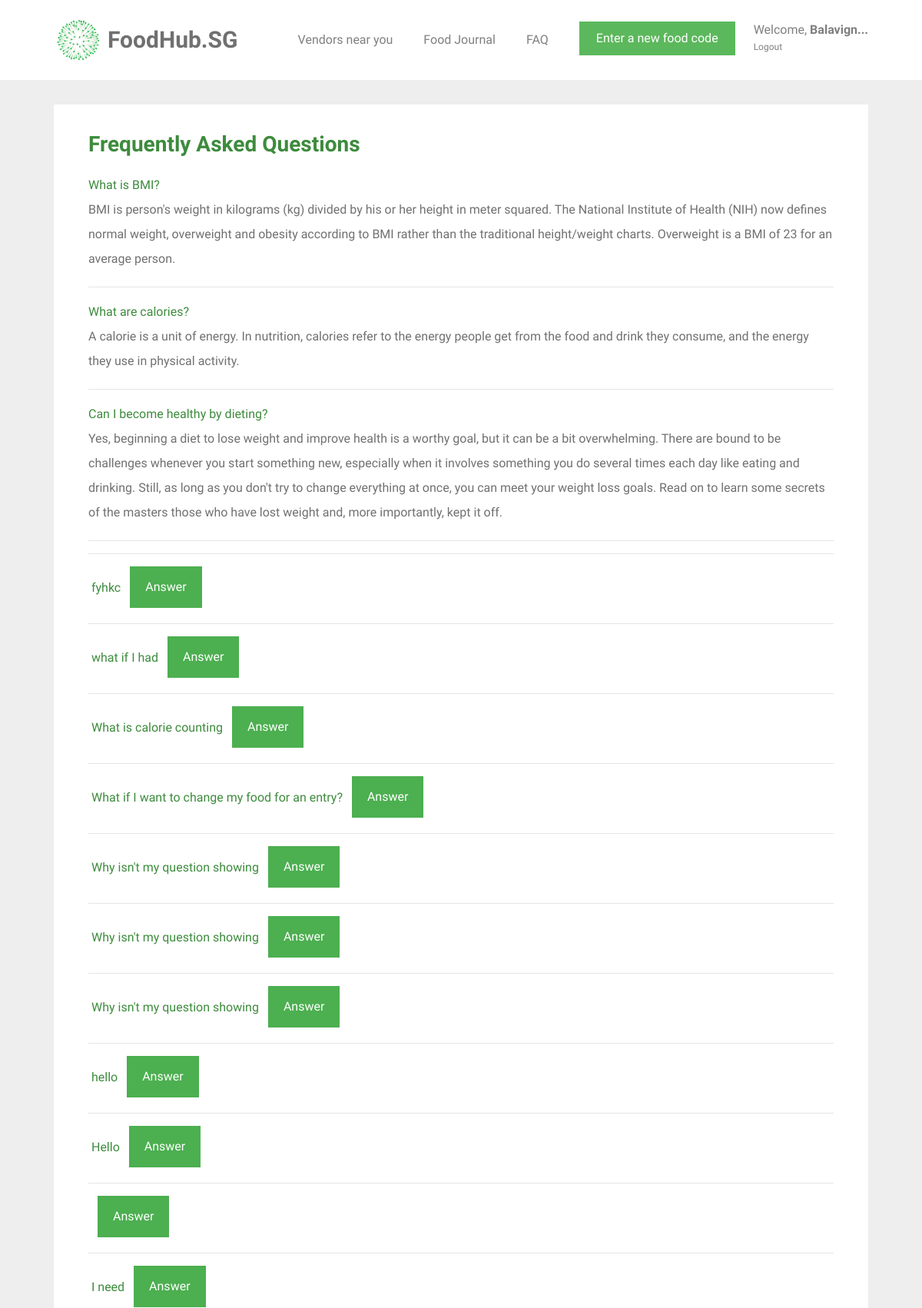
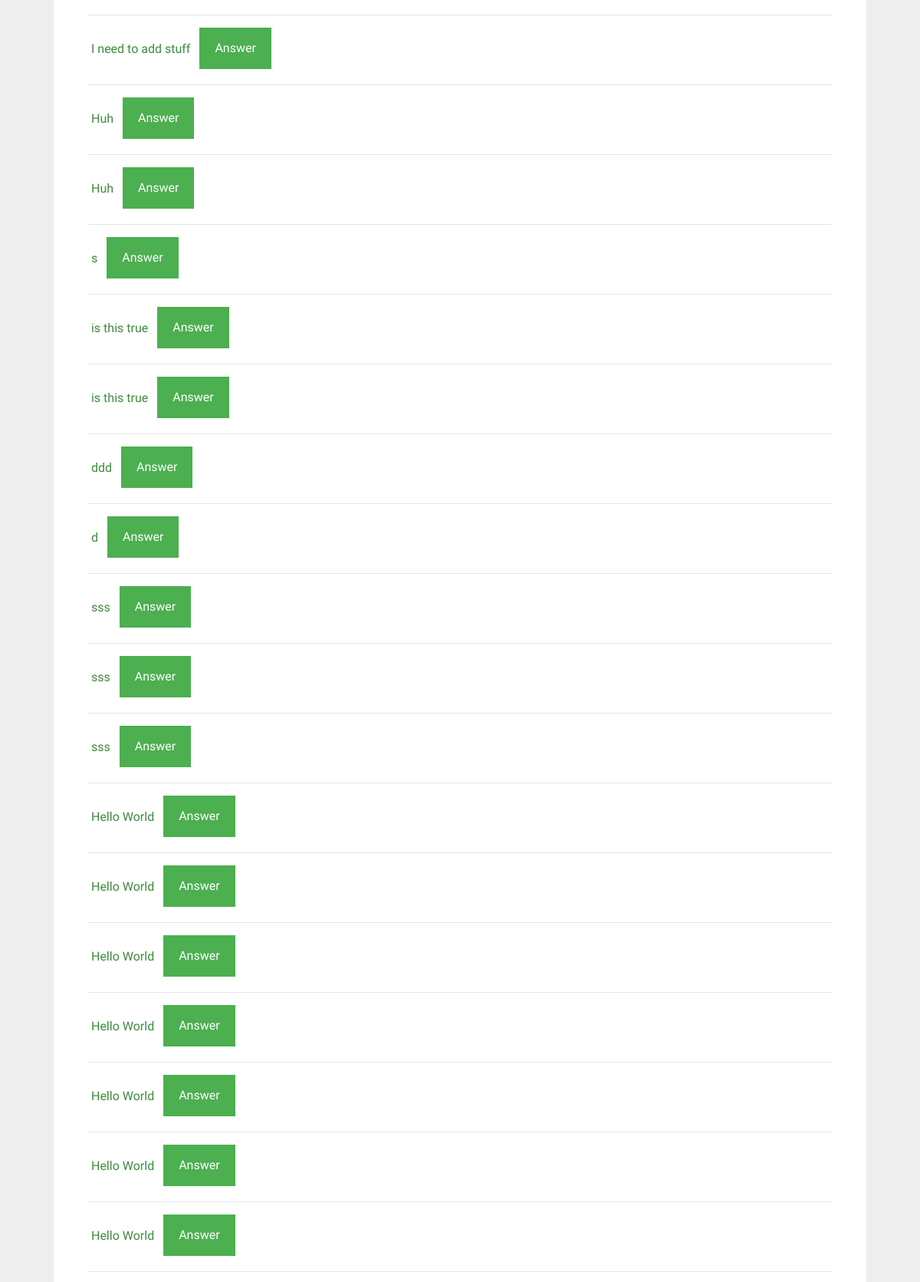
The app's page /faq (signed in, upper part) with its own data (2 pictures, top to bottom).
### tables this page shows
CREATE TABLE question_and_answer (
  id INTEGER PRIMARY KEY AUTOINCREMENT,
  question TEXT,
  answer TEXT
);

### foodhubsg/user.py (the view, shortened to what this page needs)
@bp.route('/faq', methods=('GET', 'POST'))
@login_required
def faq():
    db = get_db()
    queries = db.execute('SELECT id, question FROM question_and_answer').fetchall()
    return render_template('user/faq.html', queries=queries)

### foodhubsg/auth.py (called while the page is built)
def login_required(view):
    @functools.wraps(view)
    def wrapped_view(**kwargs):
        if g.user is None:
            return redirect(url_for('auth.login'))
        return view(**kwargs)
    return wrapped_view

@bp.before_app_request
def load_logged_in_user():
    user_id = session.get('user_id')
    if user_id is None:
        g.user = None
    else:
        g.user = get_db().execute(
            'SELECT * FROM user WHERE id = ?', (user_id,)
        ).fetchone()

### foodhubsg/db.py (called while the page is built)
def get_db():
    if 'db' not in g:
        g.db = sqlite3.connect(
            current_app.config['DATABASE'],
            detect_types=sqlite3.PARSE_DECLTYPES
        )
        g.db.row_factory = sqlite3.Row
    return g.db

### foodhubsg/templates/user/faq.html (shortened to what this page needs)
{% extends 'base.html' %}
{% block content %}
<div id="colorlib-container">
    <div class="container">
        <div class="box1">
        <div class="row row-pb-md">
            <div class="col-md-12">
                    <h3 class="font_color"><b>Frequently Asked Questions</b></h3>
                    <b class="font_color">What is BMI?</b>
                    <p>BMI is person's weight in kilograms (kg) divided by his or her height in meter squared. The National Institute of Health (NIH) now defines normal weight, overweight and obesity according to BMI rather than the traditional height/weight charts. Overweight is a BMI of 23 for an average person.</p>
                <hr>
                    <b class="font_color">What are calories?</b>
                    <p>A calorie is a unit of energy. In nutrition, calories refer to the energy people get from the food and drink they consume, and the energy they use in physical activity.</p>
                <hr>
                    <b class="font_color">Can I become healthy by dieting?</b>
                    <p>Yes, beginning a diet to lose weight and improve health is a worthy goal, but it can be a bit overwhelming. There are bound to be challenges whenever you start something new, especially when it involves something you do several times each day like eating and drinking. Still, as long as you don't try to change everything at once, you can meet your weight loss goals. Read on to learn some secrets of the masters those who have lost weight and, more importantly, kept it off.</p>
                <hr>
                    {% for query in queries %}
                        <form action="{{ url_for('user.answer', id=4)}}" method="post">
                        <hr>
                         <b class="font_color"> {{ query[1] }}</b>
                        <input type="submit" value="Answer" class="btn btn-primary" style="background-color: #4CAF50; height: 54px; margin-left: 0.5em;">
                        </form>
                    {% endfor %}
            </div>
        </div>
        </div>
    </div>
</div>
{% endblock %}

### foodhubsg/static/css/style.css (style rules this page uses)
.font_color { color: #3d8b3d; }
p { margin-bottom: 20px; }
h1, h2, h3, h4, h5, h6, figure { color: #707070; font-weight: 400; margin: 0 0 20px 0; }
#colorlib-container, #colorlib-instagram, #colorlib-about, #colorlib-contact, #colorlib-footer { padding: 2em 0; clear: both; }
.btn { margin-right: 4px; margin-bottom: 4px; font-size: 16px; font-weight: 400; -webkit-border-radius: 30px; -moz-border-radius: 30px; -ms-border-radius: 30px; border-radius: 30px; -webkit-transition: 0.5s; -o-transition: 0.5s; transition: 0.5s; padding: 8px 20px; }
.btn-primary { background: #F6490D; color: #fff; }
.row-pb-md { padding: 2em !important; }
.btn-primary { border-radius: 0; border-width: 0; }
.btn { border-radius: 0; }
.box1 { background: #ffffff; padding: 0.5em; margin-bottom: 3em; transition: box-shadow 0.5s; }
.row.row-pb-md { margin: -5px -10px 0 -10px; }
.container { padding-right: 2.5em; padding-left: 2.5em; }

### records on screen
question_and_answer: question "fyhkc"
question_and_answer: question "what if I had"
question_and_answer: question "What is calorie counting"
question_and_answer: question "What if I want to change my food for an entry?"
question_and_answer: question "Why isn't my question showing"
question_and_answer: question "Why isn't my question showing"
question_and_answer: question "Why isn't my question showing"
question_and_answer: question "hello"
question_and_answer: question "Hello"
question_and_answer: question "I need"
question_and_answer: question "I need to add stuff"
question_and_answer: question "Huh"
question_and_answer: question "Huh"
question_and_answer: question "s"
question_and_answer: question "is this true"
question_and_answer: question "is this true"
question_and_answer: question "ddd"
question_and_answer: question "d"
question_and_answer: question "sss"
question_and_answer: question "sss"
question_and_answer: question "sss"
question_and_answer: question "Hello World"
question_and_answer: question "Hello World"
question_and_answer: question "Hello World"
question_and_answer: question "Hello World"
question_and_answer: question "Hello World"
question_and_answer: question "Hello World"
question_and_answer: question "Hello World"
